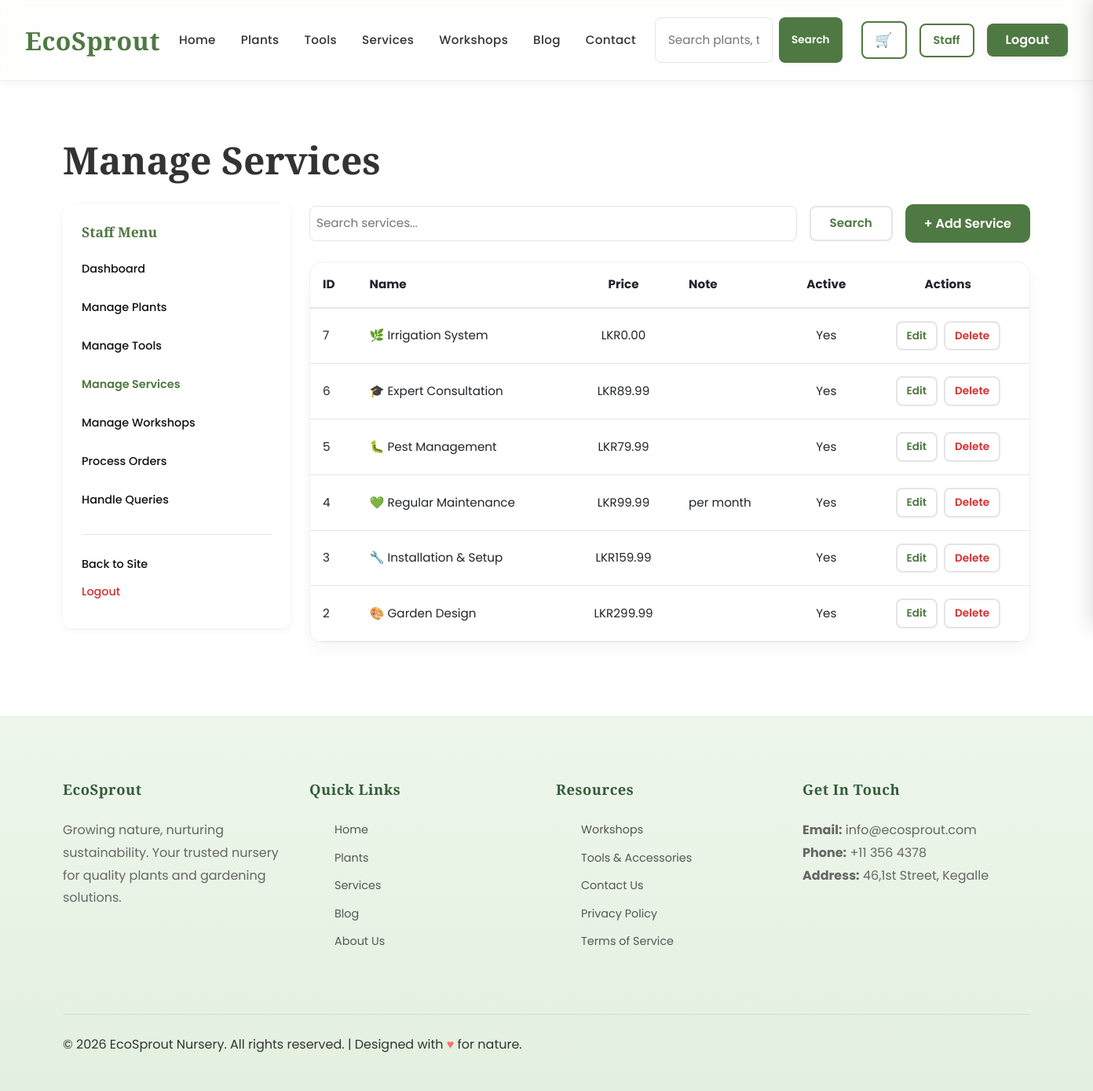
Screenshot of /Frontend/staff/services.php (signed in) with the database file from the repository.
### tables this page shows
CREATE TABLE IF NOT EXISTS `services` (
  `id` int NOT NULL AUTO_INCREMENT,
  `name` varchar(255) NOT NULL,
  `description` text,
  `price` decimal(10,2) NOT NULL,
  `price_note` varchar(100) DEFAULT NULL,
  `icon_emoji` varchar(20) DEFAULT NULL,
  `image_url` varchar(255) DEFAULT 'assets/images/service-1.jpg',
  `image_url_2` varchar(255) DEFAULT NULL,
  `image_url_3` varchar(255) DEFAULT NULL,
  `is_active` tinyint NOT NULL DEFAULT '1',
  `created_at` timestamp NULL DEFAULT CURRENT_TIMESTAMP,
  PRIMARY KEY (`id`)
);

### Frontend/includes/helpers.php (called while the page is built, shortened)
<?php
function e($text)
{
  return htmlspecialchars((string) $text, ENT_QUOTES, 'UTF-8');
}

### Frontend/staff/services.php (the view, shortened to what this page needs)
<?php
require_once __DIR__ . '/../config/db.php';
require_once __DIR__ . '/../includes/helpers.php';
$search = isset($_GET['search']) ? trim($_GET['search']) : '';
$sql = 'SELECT * FROM services WHERE 1=1';
$sql .= ' ORDER BY id DESC';
$stmt = $pdo->prepare($sql);
$stmt->execute();
$services = $stmt->fetchAll();
include '../includes/header.php';
?>
<main>
<section class="section">
<div class="container">
<h1 style="margin-bottom: var(--spacing-lg);">Manage Services</h1>
<div class="row">
<div class="col-md-3 mb-4"><?php include '../includes/staff_sidebar.php'; ?></div>
<div class="col-md-9 mb-4">
<div style="display:flex;justify-content:space-between;align-items:center;margin-bottom:var(--spacing-lg);flex-wrap:wrap;gap:var(--spacing-md);">
<form method="get" style="display:flex;gap:var(--spacing-md);flex:1;min-width:250px;">
<input type="text" name="search" placeholder="Search services..." value="<?php echo e($search); ?>" style="flex:1;padding:var(--spacing-sm);">
<button type="submit" class="btn-outline">Search</button>
</form>
<a href="service-form.php" class="btn-primary">+ Add Service</a>
</div>
<div class="card">
<div style="overflow-x:auto;">
<table style="width:100%;font-size:0.95rem;">
<thead>
<tr style="border-bottom:2px solid var(--light-gray);">
<th style="padding:var(--spacing-md);text-align:left;">ID</th>
<th style="padding:var(--spacing-md);text-align:left;">Name</th>
<th style="padding:var(--spacing-md);text-align:center;">Price</th>
<th style="padding:var(--spacing-md);text-align:left;">Note</th>
<th style="padding:var(--spacing-md);text-align:center;">Active</th>
<th style="padding:var(--spacing-md);text-align:center;">Actions</th>
</tr>
</thead>
<tbody>
<?php foreach ($services as $service) { ?>
<tr style="border-bottom:1px solid var(--light-gray);">
<td style="padding:var(--spacing-md);"><?php echo (int)$service['id']; ?></td>
<td style="padding:var(--spacing-md);"><?php echo e($service['icon_emoji'] . ' ' . $service['name']); ?></td>
<td style="padding:var(--spacing-md);text-align:center;">LKR<?php echo e(number_format((float)$service['price'], 2)); ?></td>
<td style="padding:var(--spacing-md);"><?php echo e($service['price_note']); ?></td>
<td style="padding:var(--spacing-md);text-align:center;"><?php echo ((int)$service['is_active']===1)?'Yes':'No'; ?></td>
<td style="padding:var(--spacing-md);text-align:center;">
<a href="service-form.php?id=<?php echo (int)$service['id']; ?>" class="btn-outline btn-small" style="margin-right:4px;">Edit</a>
<form method="post" action="service-handler.php" style="display:inline;" onsubmit="return confirm('Delete this service?');">
<button type="submit" class="btn-outline btn-small" style="color:#d32f2f;">Delete</button>
</form>
</td>
</tr>
<?php } ?>
</tbody>
</table>
</div>
</div>
</div>
</div>
</div>
</section>
</main>
<?php include '../includes/footer.php'; ?>

### Frontend/assets/css/style.css (style rules this page uses)
:root { --primary-color: #4F7942; --secondary-color: #7BA05B; --light-green: #DDEED8; --background-color: #F8F9F5; --text-color: #333333; --secondary-text: #666666; --surface-color: #FFFFFF; --dark-green: #2D5A3D; --accent-color: #7BA05B; --light-gray: #E5E5E5; --border-color: #E5E5E5; --spacing-xs: 4px; --spacing-sm: 8px; --spacing-md: 16px; --spacing-lg: 24px; --spacing-xl: 32px; --spacing-xxl: 48px; --border-radius: 8px; --border-radius-lg: 12px; --transition: all 0.3s ease; }
* { margin: 0; padding: 0; box-sizing: border-box; }
html { scroll-behavior: smooth; }
body { font-family: 'Poppins', sans-serif; background-color: var(--background-color); color: var(--text-color); line-height: 1.6; font-size: 16px; }
h1, h2, h3, h4, h5, h6 { font-family: 'Playfair Display', serif; color: var(--text-color); line-height: 1.3; margin-bottom: var(--spacing-md); font-weight: 700; }
h1 { font-size: 3rem; }
a { color: var(--primary-color); text-decoration: none; transition: var(--transition); }
.btn-primary { background: var(--primary-color); color: white; border: none; padding: 12px 24px; border-radius: 10px; font-weight: 600; transition: .3s; }
.btn-outline { background-color: transparent; color: var(--primary-color); padding: var(--spacing-sm) var(--spacing-lg); border: 2px solid var(--border-color); border-radius: var(--border-radius); cursor: pointer; font-size: 0.95rem; font-weight: 600; transition: var(--transition); display: inline-block; }
.btn-small { padding: 6px 12px; font-size: 0.85rem; }
.card { border-radius: 16px; overflow: hidden; border: 1px solid #eef2ee; box-shadow: 0 8px 20px rgba(0,0,0,0.04); transition: all .3s ease; }
input[type="text"], input[type="email"], input[type="password"], input[type="number"], input[type="date"], input[type="tel"], textarea, select { width: 100%; padding: var(--spacing-md); border: 1.5px solid var(--light-gray); border-radius: var(--border-radius); font-family: 'Poppins', sans-serif; font-size: 0.95rem; transition: var(--transition); background-color: var(--surface-color); color: var(--text-color); }
.container { max-width: 1280px; margin: auto; padding: 0 24px; }
.section { padding: 70px var(--spacing-lg); }
.section:nth-child(odd) { background-color: var(--surface-color); }
.section { position: relative; }
.mb-4 { margin-bottom: var(--spacing-xl); }

### rows the page displays
services: id "7", icon_emoji+name "🌿 Irrigation System", price "0.00", is_active "Yes"
services: id "6", icon_emoji+name "🎓 Expert Consultation", price "89.99", is_active "Yes"
services: id "5", icon_emoji+name "🐛 Pest Management", price "79.99", is_active "Yes"
services: id "4", icon_emoji+name "💚 Regular Maintenance", price "99.99", price_note "per month", is_active "Yes"
services: id "3", icon_emoji+name "🔧 Installation & Setup", price "159.99", is_active "Yes"
services: id "2", icon_emoji+name "🎨 Garden Design", price "299.99", is_active "Yes"
